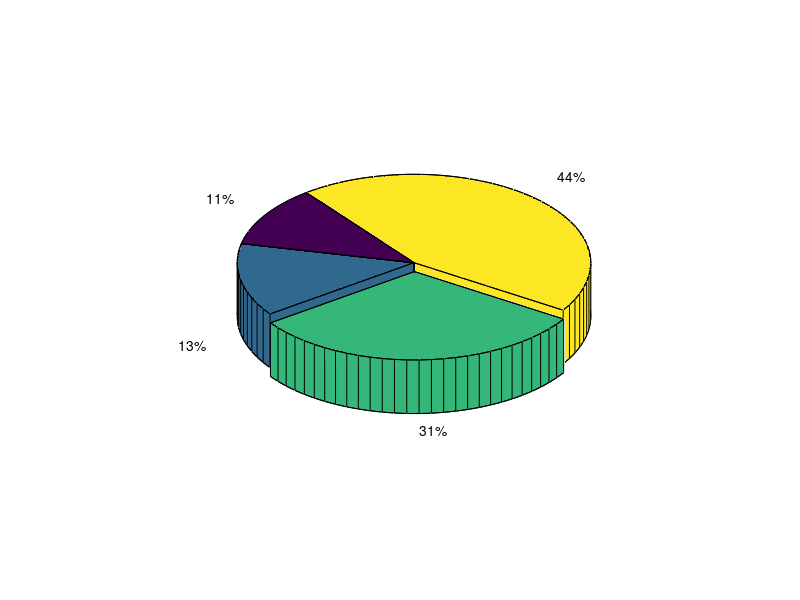

This chart was generated by the following MATLAB code:
% ======================================================================= %
% Generate pie plot.
% ======================================================================= %
clc; clear; close all;

x = [5 6 14 20];
explode = [0 0 1 0];
pie3(x, explode);
